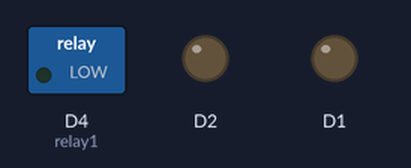
The sketch below on a simulated ESP8266 (NodeMCU). Parts: switched loads named in the sketch (green lamp = pin HIGH), output pins drawn as LEDs (lit = HIGH). WiFi joins after 1.5 s; servers stay silent unless stated; the Firebase database answers and starts empty; what the sketch prints to the serial monitor is not drawn.

Above: at 0.1 s.
At 1.9 s:
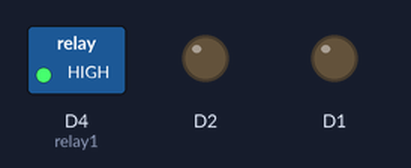
Timing chart, 0 to 3.4 s (numbered marks = the images above):
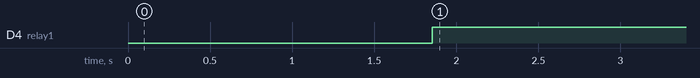

The sketch:

Wifi_Connector.ino
```cpp
#include <ESP8266WiFi.h>
#include <FirebaseArduino.h>

// Set these to run example.
#define FIREBASE_HOST "iotfirebase-6e8d9-default-rtdb.firebaseio.com"
#define FIREBASE_AUTH "UCMSrv6pb6Los8LUOLJxsDsa9NWSZtoawrQypSdF"
#define WIFI_SSID "ckkkk"
#define WIFI_PASSWORD "connected"


const int relay1 = D4;

void setup() {
  pinMode(D1,OUTPUT);
  pinMode(D2,OUTPUT);
  pinMode(relay1, OUTPUT);

  Serial.begin(9600);

  // connect to wifi.
  WiFi.begin("ckkkk","connected");
  Serial.print("connecting");
  while (WiFi.status() != WL_CONNECTED) {
    Serial.print("1.");
    delay(500);
  }
  Serial.println();
  Serial.print("connected: ");
  Serial.println(WiFi.localIP());

  Firebase.begin(FIREBASE_HOST, FIREBASE_AUTH);
  Serial.print("Firebase OK");
  //Firebase.setInt("ledDb",0);// making a variable in database
  //Firebase.setInt("ledpin1",0);
  //Firebase.setInt("ledpin2",0);
  //Firebase.setInt("ledpin3",0);
  //Firebase.setInt("ledpin5",0);
  Serial.print("Led variable made");
}
int ledDb;
int ledpin1;
int ledpin2;
int ledpin3;
int ledpin5;
int c;


void loop() {
  // put your main code here, to run repeatedly:
  ledDb = Firebase.getInt("ledDb");
  delay(200);

  //ledpin1 = Firebase.getInt("ledpin1");
  //ledpin2 = Firebase.getInt("ledpin2");


  Serial.print("Fetched variable to console");

  (ledDb>0) ? digitalWrite(relay1,LOW):digitalWrite(relay1,HIGH);


  //if(ledDb==1)
  //{
    //digitalWrite(relay1,LOW);
    //Serial.print("\n Led4 High");
  //}
  //else
  //{
    //digitalWrite(relay1,HIGH);
    //Serial.print("\nLed4 Low");
    //}
}
```

Measured:
- by itself, D4 (relay1): LOW → HIGH at 1.9 s
